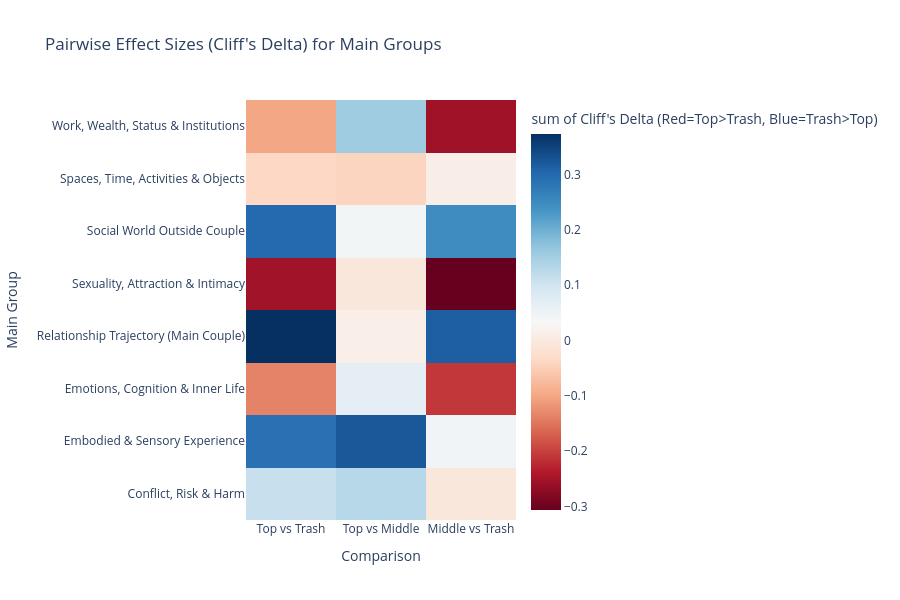
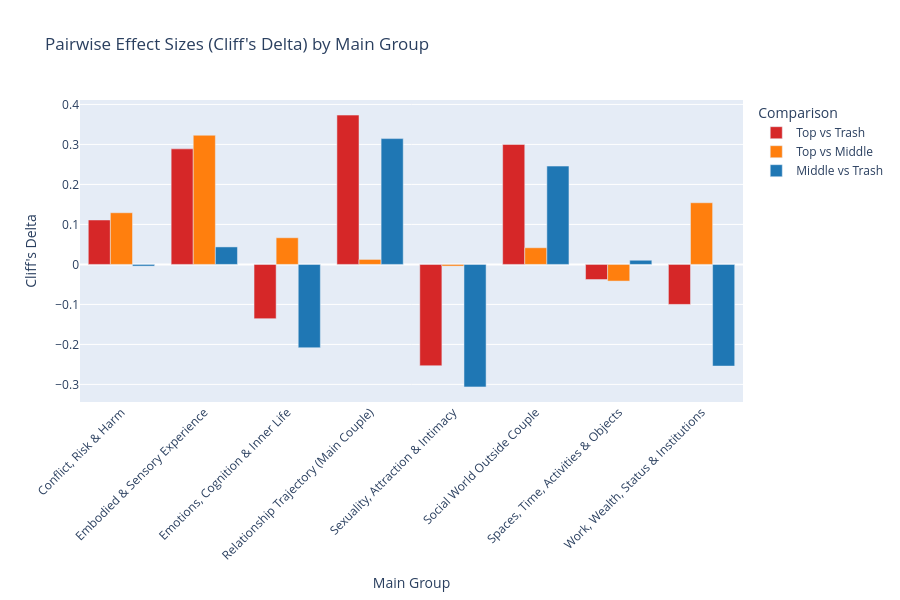

Write notebook code for charts like these, in order.
### Markdown cell above
## 9.5 Pairwise Comparisons Summary Visualization

Create visualizations showing all pairwise Cliff's Delta comparisons across main groups.

### Code cell
# Create pairwise comparisons visualization
# Try to load main_group_results from memory or from saved file
if 'main_group_results' in locals() and len(main_group_results) > 0:
    main_group_results_df = main_group_results
elif 'main_group_results' in globals() and len(main_group_results) > 0:
    main_group_results_df = main_group_results
else:
    # Load from saved file
    main_group_results_path = TABLE_DIR / "main_group_comparisons.parquet"
    if main_group_results_path.exists():
        main_group_results_df = pd.read_parquet(main_group_results_path)
        print(f"✓ Loaded main_group_results from {main_group_results_path}")
    else:
        main_group_results_df = None
        print("⚠️  main_group_results not available and file not found")

if main_group_results_df is not None and len(main_group_results_df) > 0:
    # Prepare data for pairwise comparisons heatmap
    pairwise_cols = ['top_vs_trash_delta', 'top_vs_middle_delta', 'middle_vs_trash_delta']
    pairwise_labels = ['Top vs Trash', 'Top vs Middle', 'Middle vs Trash']
    
    # Create heatmap data
    heatmap_data = []
    for _, row in main_group_results_df.iterrows():
        main_group = row['taxonomy_main_group']
        for col, label in zip(pairwise_cols, pairwise_labels):
            if col in row and not np.isnan(row[col]):
                heatmap_data.append({
                    'Main Group': main_group,
                    'Comparison': label,
                    "Cliff's Delta": row[col]
                })
    
    if len(heatmap_data) > 0:
        heatmap_df = pd.DataFrame(heatmap_data)
        
        # Create pivot table
        pivot_data = heatmap_df.pivot(index='Main Group', columns='Comparison', values="Cliff's Delta")
        
        # Matplotlib heatmap
        fig, ax = plt.subplots(figsize=(12, 8))
        sns.heatmap(pivot_data, annot=True, fmt='.3f', cmap='RdBu', center=0,
                   cbar_kws={'label': "Cliff's Delta (Red=Top>Trash, Blue=Trash>Top)"},
                   ax=ax, linewidths=0.5)
        ax.set_title("Pairwise Effect Sizes (Cliff's Delta) for Main Groups", 
                     fontsize=14, fontweight='bold', pad=20)
        ax.set_xlabel('Pairwise Comparison', fontsize=12)
        ax.set_ylabel('Main Group', fontsize=12)
        plt.tight_layout()
        plt.savefig(MAIN_GROUP_FIG_DIR / "pairwise_comparisons_heatmap.png", dpi=300, bbox_inches='tight')
        plt.show()
        
        # Interactive heatmap
        fig_heatmap = px.density_heatmap(
            heatmap_df,
            x='Comparison',
            y='Main Group',
            z="Cliff's Delta",
            color_continuous_scale='RdBu',
            title="Pairwise Effect Sizes (Cliff's Delta) for Main Groups",
            labels={"Cliff's Delta": "Cliff's Delta (Red=Top>Trash, Blue=Trash>Top)"}
        )
        fig_heatmap.update_layout(height=max(600, len(heatmap_df['Main Group'].unique()) * 40))
        fig_heatmap.show()
        fig_heatmap.write_html(str(MAIN_GROUP_FIG_DIR / "pairwise_comparisons_heatmap.html"))
        
        # Bar chart comparing pairwise deltas
        fig_bar = px.bar(
            heatmap_df,
            x='Main Group',
            y="Cliff's Delta",
            color='Comparison',
            barmode='group',
            title="Pairwise Effect Sizes (Cliff's Delta) by Main Group",
            labels={"Cliff's Delta": "Cliff's Delta", "Main Group": "Main Group"},
            color_discrete_map={
                'Top vs Trash': 'rgb(214, 39, 40)',
                'Top vs Middle': 'rgb(255, 127, 14)',
                'Middle vs Trash': 'rgb(31, 119, 180)'
            }
        )
        fig_bar.update_layout(height=600, xaxis_tickangle=-45)
        fig_bar.show()
        fig_bar.write_html(str(MAIN_GROUP_FIG_DIR / "pairwise_comparisons_bar.html"))
    
    print(f"\n✓ Saved pairwise comparison visualizations to: {MAIN_GROUP_FIG_DIR}")
else:
    print("⚠️  main_group_results not available for visualization")

### Figure 1 — Plotly figure (JSON) as saved in the notebook; plotly's stock layout.template omitted (floating-point values rounded to 4 significant figures)
{"data": [{"coloraxis": "coloraxis", "histfunc": "sum", "hovertemplate": "Comparison=%{x}<br>Main Group=%{y}<br>sum of Cliff's Delta (Red=Top>Trash, Blue=Trash>Top)=%{z}<extra></extra>", "name": "", "type": "histogram2d", "x": ["Top vs Trash", "Top vs Middle", "Middle vs Trash", "Top vs Trash", "Top vs Middle", "Middle vs Trash", "Top vs Trash", "Top vs Middle", "Middle vs Trash", "Top vs Trash", "Top vs Middle", "Middle vs Trash", "Top vs Trash", "Top vs Middle", "Middle vs Trash", "Top vs Trash", "Top vs Middle", "Middle vs Trash", "Top vs Trash", "Top vs Middle", "Middle vs Trash", "Top vs Trash", "Top vs Middle", "Middle vs Trash"], "xaxis": "x", "xbingroup": "x", "y": ["Conflict, Risk & Harm", "Conflict, Risk & Harm", "Conflict, Risk & Harm", "Embodied & Sensory Experience", "Embodied & Sensory Experience", "Embodied & Sensory Experience", "Emotions, Cognition & Inner Life", "Emotions, Cognition & Inner Life", "Emotions, Cognition & Inner Life", "Relationship Trajectory (Main Couple)", "Relationship Trajectory (Main Couple)", "Relationship Trajectory (Main Couple)", "Sexuality, Attraction & Intimacy", "Sexuality, Attraction & Intimacy", "Sexuality, Attraction & Intimacy", "Social World Outside Couple", "Social World Outside Couple", "Social World Outside Couple", "Spaces, Time, Activities & Objects", "Spaces, Time, Activities & Objects", "Spaces, Time, Activities & Objects", "Work, Wealth, Status & Institutions", "Work, Wealth, Status & Institutions", "Work, Wealth, Status & Institutions"], "yaxis": "y", "ybingroup": "y", "z": [0.1111, 0.1292, -0.004167, 0.2889, 0.3229, 0.04375, -0.1356, 0.06667, -0.2083, 0.3733, 0.0125, 0.3146, -0.2533, -0.004167, -0.3063, 0.3, 0.04167, 0.2458, -0.03778, -0.04167, 0.01042, -0.1, 0.1542, -0.2542]}], "layout": {"coloraxis": {"colorbar": {"title": {"text": "sum of Cliff's Delta (Red=Top>Trash, Blue=Trash>Top)"}}, "colorscale": [[0, "rgb(103,0,31)"], [0.1, "rgb(178,24,43)"], [0.2, "rgb(214,96,77)"], [0.3, "rgb(244,165,130)"], [0.4, "rgb(253,219,199)"], [0.5, "rgb(247,247,247)"], [0.6, "rgb(209,229,240)"], [0.7, "rgb(146,197,222)"], [0.8, "rgb(67,147,195)"], [0.9, "rgb(33,102,172)"], [1, "rgb(5,48,97)"]]}, "height": 600, "legend": {"tracegroupgap": 0}, "title": {"text": "Pairwise Effect Sizes (Cliff's Delta) for Main Groups"}, "xaxis": {"anchor": "y", "domain": [0, 1], "title": {"text": "Comparison"}}, "yaxis": {"anchor": "x", "domain": [0, 1], "title": {"text": "Main Group"}}}}

### Figure 2 — Plotly figure (JSON) as saved in the notebook; plotly's stock layout.template omitted (floating-point values rounded to 4 significant figures)
{"data": [{"alignmentgroup": "True", "hovertemplate": "Comparison=Top vs Trash<br>Main Group=%{x}<br>Cliff's Delta=%{y}<extra></extra>", "legendgroup": "Top vs Trash", "marker": {"color": "rgb(214, 39, 40)", "pattern": {"shape": ""}}, "name": "Top vs Trash", "offsetgroup": "Top vs Trash", "orientation": "v", "showlegend": true, "textposition": "auto", "type": "bar", "x": ["Conflict, Risk & Harm", "Embodied & Sensory Experience", "Emotions, Cognition & Inner Life", "Relationship Trajectory (Main Couple)", "Sexuality, Attraction & Intimacy", "Social World Outside Couple", "Spaces, Time, Activities & Objects", "Work, Wealth, Status & Institutions"], "xaxis": "x", "y": [0.1111, 0.2889, -0.1356, 0.3733, -0.2533, 0.3, -0.03778, -0.1], "yaxis": "y"}, {"alignmentgroup": "True", "hovertemplate": "Comparison=Top vs Middle<br>Main Group=%{x}<br>Cliff's Delta=%{y}<extra></extra>", "legendgroup": "Top vs Middle", "marker": {"color": "rgb(255, 127, 14)", "pattern": {"shape": ""}}, "name": "Top vs Middle", "offsetgroup": "Top vs Middle", "orientation": "v", "showlegend": true, "textposition": "auto", "type": "bar", "x": ["Conflict, Risk & Harm", "Embodied & Sensory Experience", "Emotions, Cognition & Inner Life", "Relationship Trajectory (Main Couple)", "Sexuality, Attraction & Intimacy", "Social World Outside Couple", "Spaces, Time, Activities & Objects", "Work, Wealth, Status & Institutions"], "xaxis": "x", "y": [0.1292, 0.3229, 0.06667, 0.0125, -0.004167, 0.04167, -0.04167, 0.1542], "yaxis": "y"}, {"alignmentgroup": "True", "hovertemplate": "Comparison=Middle vs Trash<br>Main Group=%{x}<br>Cliff's Delta=%{y}<extra></extra>", "legendgroup": "Middle vs Trash", "marker": {"color": "rgb(31, 119, 180)", "pattern": {"shape": ""}}, "name": "Middle vs Trash", "offsetgroup": "Middle vs Trash", "orientation": "v", "showlegend": true, "textposition": "auto", "type": "bar", "x": ["Conflict, Risk & Harm", "Embodied & Sensory Experience", "Emotions, Cognition & Inner Life", "Relationship Trajectory (Main Couple)", "Sexuality, Attraction & Intimacy", "Social World Outside Couple", "Spaces, Time, Activities & Objects", "Work, Wealth, Status & Institutions"], "xaxis": "x", "y": [-0.004167, 0.04375, -0.2083, 0.3146, -0.3063, 0.2458, 0.01042, -0.2542], "yaxis": "y"}], "layout": {"barmode": "group", "height": 600, "legend": {"title": {"text": "Comparison"}, "tracegroupgap": 0}, "title": {"text": "Pairwise Effect Sizes (Cliff's Delta) by Main Group"}, "xaxis": {"anchor": "y", "domain": [0, 1], "tickangle": -45, "title": {"text": "Main Group"}}, "yaxis": {"anchor": "x", "domain": [0, 1], "title": {"text": "Cliff's Delta"}}}}
